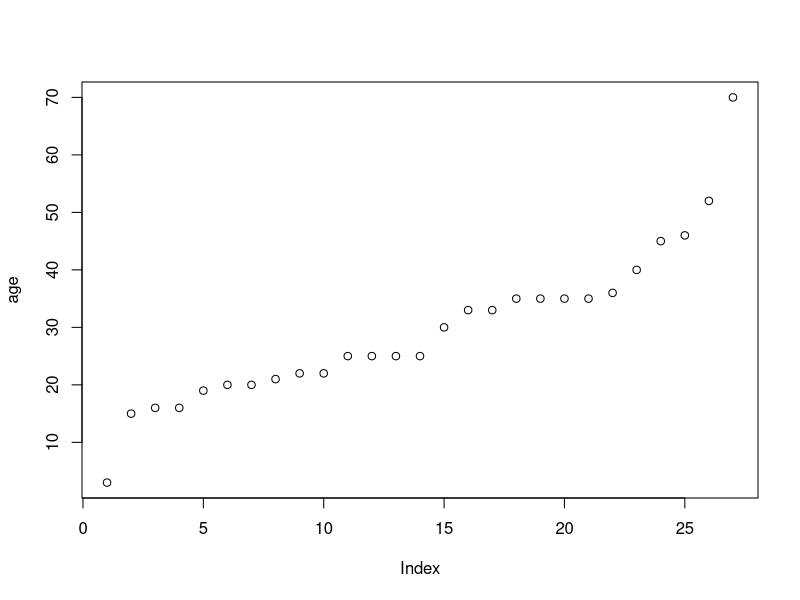
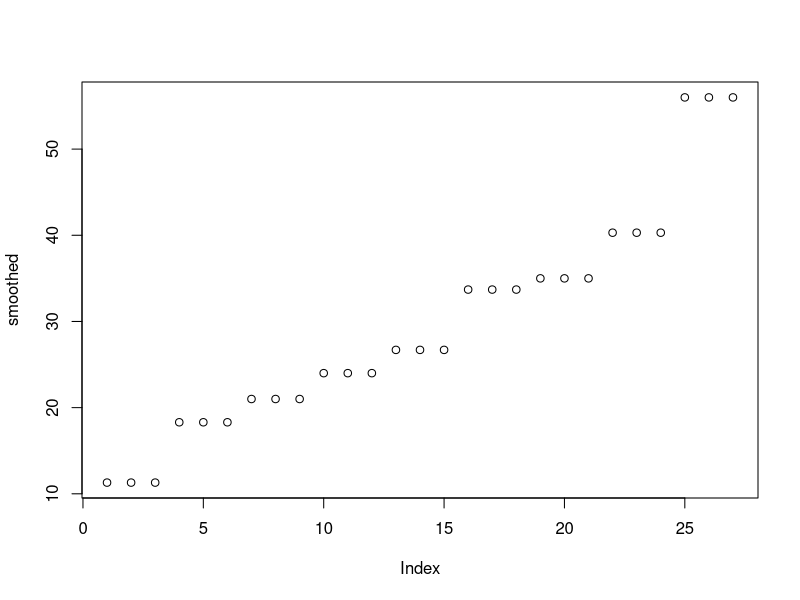

Recreate these plots in R, in order.
## ---- chunk 1
knitr::opts_chunk$set(echo = TRUE)
library(ggplot2)
## ---- chunk 2
age <- c(3, 15, 16, 16, 19, 20, 20, 21, 22, 22, 25, 25, 25, 25, 30, 33, 33, 35, 35, 35, 35, 36, 40, 45, 46, 52, 70)
plot(age)
sd(age)
smoothed <- c(11.3,11.3,11.3,18.3,18.3,18.3,21,21,21,24,24,24,26.7,26.7,26.7,33.7,33.7,33.7,35,35,35,40.3,40.3,40.3,56,56,56)

plot(smoothed)

summary(age)


## ---- chunk 3
minMaxNormalization <- function(data, min, max) {
  dataMax <- max(data)
  dataMin<-min(data)
  
  ((data-dataMin)/(dataMax-dataMin))*(max-min)+min
}

test <- c(4,6,1,3,8,5)
minMaxNormalization(data=test, min=0, max=1)
minMaxNormalization(data=test, min=2,max=4)
## ---- chunk 4
totalList <- list()
ExpectedInfo <- function(p1, total){
  
  temp <- (-(p1/total)*log2(p1/total))
  sum(temp)
} 


InfoNeeded <- function(Dj, D, p1, total){
 (abs(Dj)/abs(D) * ExpectedInfo(p1, total))
  
} 

  D <- 63
  p1 <- c(0, 20)
  Dj <- 0
  total <-20
  InfoNeeded(Dj, D, p1, total)
  ExpectedInfo(p1, total)
  

